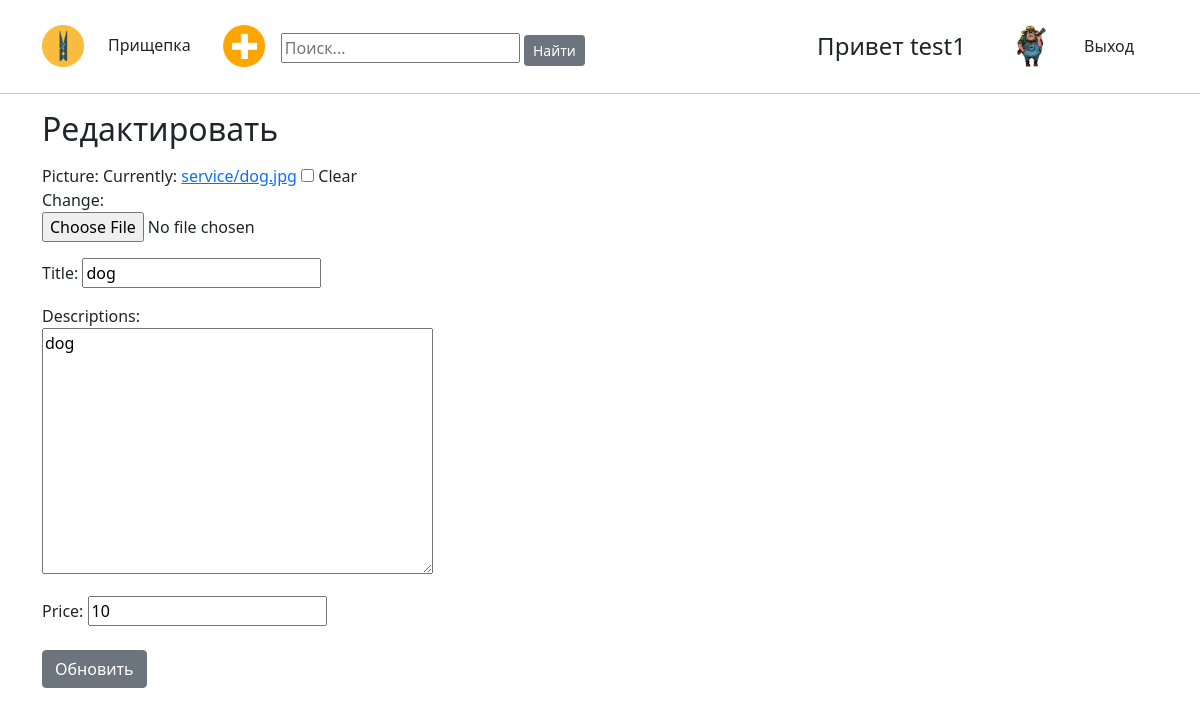
The page /detail/2/update/ (signed in) on the database its author committed.
### User/models.py (models this page shows, shortened)
class UserInfo(models.Model):
    image = models.ImageField(upload_to='user', null=True, blank=True)
    phone = models.CharField(max_length=20, null=True, blank=True)
    user = models.OneToOneField(User, on_delete=models.CASCADE, null=True)

### Service/models.py (models this page shows, shortened)
class Service(models.Model):
    picture = models.ImageField(upload_to='service', null=True, blank=True)
    title = models.CharField(max_length=200)
    descriptions = models.TextField()
    price = models.PositiveIntegerField()
    date_created = models.DateTimeField(auto_now_add=True)
    user = models.ForeignKey(User, on_delete=models.CASCADE, null=True)
    count = models.PositiveIntegerField(default=0)

### Service/views.py (the view, shortened to what this page needs)
# urls.py: path('detail/<int:pk>/update/', ServiceUpdateView.as_view(), name='update'),
class ServiceUpdateView(UpdateView):
    model = Service
    fields = ['picture', 'title', 'descriptions', 'price']
    template_name = 'service/update_service.html'

### templates/service/update_service.html (shortened to what this page needs)
{% extends 'base.html' %}
{% block content %}
<div class="container">
    <h2>Редактировать</h2>
    <div class="row">
        <div class="col-md-4 mt-2">
            <form method="post" enctype="multipart/form-data">
                {{ form.as_p }}
                <input type="submit" class="btn btn-secondary mt-2" value="Обновить">
            </form>
        </div>
    </div>
</div>
{% endblock %}

### templates/header.html
{% load static %}
<div class="container mt-3">
  <div class="d-flex flex-wrap align-items-center justify-content-center justify-content-lg-start">
    <a href="{% url 'home' %}"><img src="{% static 'image/ico.png' %}" height="42"></a>
    <div class="nav col-8 col-lg-auto me-lg-auto mb-2 justify-content-center mb-md-0">
    {% if not request.user.is_authenticated %}
      <a href="{% url 'home' %}" class="nav-link px-2 link-dark">Прищепка</a>
      <a href="{% url 'add_user' %}" class="nav-link px-2 link-dark">Регистрация</a>
      <a href="{% url 'login' %}" class="nav-link px-2 link-dark">Вход</a>
    {% else %}
      <a href="{% url 'home' %}" class="nav-link px-4 mt-2 link-dark">Прищепка</a>
      <a href="{% url 'add_service' %}" class="nav-link px-2 ml-7 link-dark"><img src="{% static 'image/plus.png' %}" height="42"></a></a>
      <form action="{% url 'search' %}" method="GET" class="mt-3 mx-2">
        <input name="user_search" placeholder="Поиск...">
        <button type="submit" class="btn btn-secondary btn-sm">Найти</button>
      </form>
    {% endif %}
    </div>
    {% if request.user.is_authenticated %}
    <div class="container mt-2 col-12 col-lg-auto mb-3 mb-lg-0 me-lg-3">
      <h4><a class="nav-link px-2 link-dark" href="{% url 'account' request.user.id %}">Привет {{ request.user.username }}</a></h4>
    </div>
    {% endif %}
    {% if not request.user.is_authenticated %}
        <img src="" height="42">
    {% elif not request.user.userinfo.image %}
       <a href="{% url 'account' request.user.id %}" class="d-block link-dark">
         <img src="{% static 'image/user1.png' %}" height="42">
       <a href="{% url 'logout' %}" class="nav-link px-4 link-dark">Выход</a>
    {% else %}
       <a href="{% url 'account' request.user.id %}" class="d-block link-dark">
         <img src="{{ request.user.userinfo.image.url }}" height="42"></a>
       <a href="{% url 'logout' %}" class="nav-link px-4 link-dark">Выход</a>
    {% endif %}
  </div>
</div>
<hr>

### rows shown on the page
Service: title "dog", descriptions "dog", price "10"

### other values the page prints
{{ request.user.username }} "test1"
